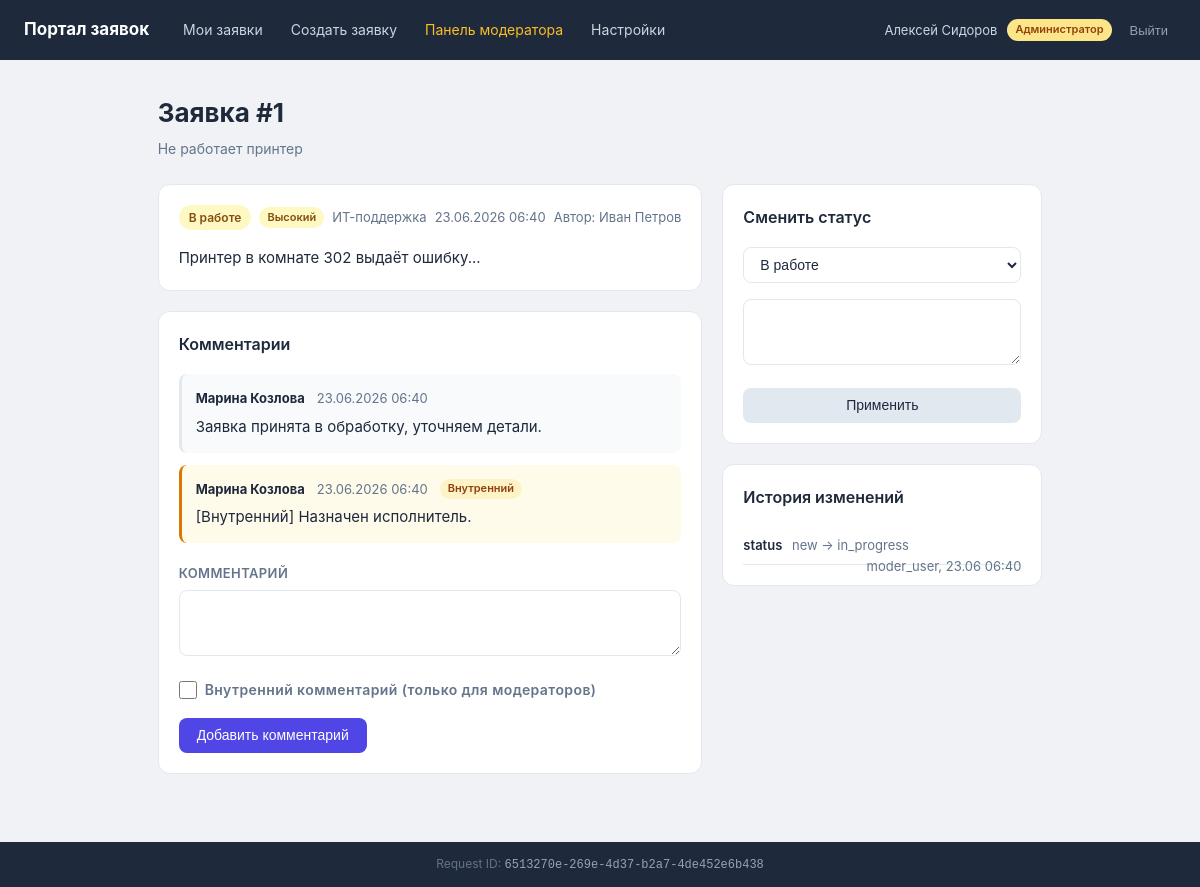
/tickets/1/ (signed in), run on the app's committed database.
### tickets/models.py (models this page shows, shortened)
class UserProfile(models.Model):
    class Role(models.TextChoices):
        USER = 'user', 'Пользователь'
        MODERATOR = 'moderator', 'Модератор'
        ADMIN = 'admin', 'Администратор'
    user = models.OneToOneField(User, on_delete=models.CASCADE, related_name='profile')
    role = models.CharField('Роль', max_length=20, choices=Role.choices, default=Role.USER)
    department = models.CharField('Отдел', max_length=100, blank=True)
    phone = models.CharField('Телефон', max_length=30, blank=True)
    api_token = models.CharField('API-токен', max_length=64, blank=True, unique=True, null=True)
    class Meta:
        verbose_name = 'Профиль'
        verbose_name_plural = 'Профили'
    def is_moderator_or_admin(self):
        return self.role in (self.Role.MODERATOR, self.Role.ADMIN)

class Ticket(models.Model):
    class Status(models.TextChoices):
        NEW = 'new', 'Новая'
        IN_PROGRESS = 'in_progress', 'В работе'
        PENDING = 'pending', 'Ожидает ответа'
        RESOLVED = 'resolved', 'Решена'
        REJECTED = 'rejected', 'Отклонена'
    class Priority(models.TextChoices):
        LOW = 'low', 'Низкий'
        MEDIUM = 'medium', 'Средний'
        HIGH = 'high', 'Высокий'
        CRITICAL = 'critical', 'Критический'
    class ServiceType(models.TextChoices):
        IT = 'it', 'ИТ-поддержка'
        HR = 'hr', 'Кадры'
        FINANCE = 'finance', 'Финансы'
        ADMIN = 'admin', 'Административный'
        OTHER = 'other', 'Прочее'
    author = models.ForeignKey(User, on_delete=models.CASCADE, related_name='tickets', verbose_name='Автор')
    assigned_to = models.ForeignKey(
        User, on_delete=models.SET_NULL, null=True, blank=True,
        related_name='assigned_tickets', verbose_name='Назначен'
    )
    title = models.CharField('Заголовок', max_length=200)
    description = models.TextField('Описание')
    service_type = models.CharField('Тип сервиса', max_length=20, choices=ServiceType.choices, default=ServiceType.IT)
    status = models.CharField('Статус', max_length=20, choices=Status.choices, default=Status.NEW)
    priority = models.CharField('Приоритет', max_length=20, choices=Priority.choices, default=Priority.MEDIUM)
    attachment = models.FileField('Прикреплённый файл', upload_to='tickets/', blank=True, null=True)
    created_at = models.DateTimeField('Создана', auto_now_add=True)
    updated_at = models.DateTimeField('Обновлена', auto_now=True)
    class Meta:
        verbose_name = 'Заявка'
        verbose_name_plural = 'Заявки'
        ordering = ['-created_at']
    USER_ALLOWED_STATUS_TRANSITIONS = {
        Status.NEW: [Status.REJECTED],
    }

class Comment(models.Model):
    ticket = models.ForeignKey(Ticket, on_delete=models.CASCADE, related_name='comments', verbose_name='Заявка')
    author = models.ForeignKey(User, on_delete=models.CASCADE, related_name='comments', verbose_name='Автор')
    text = models.TextField('Текст')
    is_internal = models.BooleanField('Внутренний (только для модераторов)', default=False)
    created_at = models.DateTimeField('Создан', auto_now_add=True)
    class Meta:
        verbose_name = 'Комментарий'
        verbose_name_plural = 'Комментарии'
        ordering = ['created_at']

class TicketHistory(models.Model):
    ticket = models.ForeignKey(Ticket, on_delete=models.CASCADE, related_name='history', verbose_name='Заявка')
    changed_by = models.ForeignKey(User, on_delete=models.SET_NULL, null=True, verbose_name='Кто изменил')
    field_name = models.CharField('Поле', max_length=50)
    old_value = models.TextField('Было', blank=True)
    new_value = models.TextField('Стало', blank=True)
    changed_at = models.DateTimeField('Время изменения', auto_now_add=True)
    class Meta:
        verbose_name = 'История изменения'
        verbose_name_plural = 'История изменений'
        ordering = ['-changed_at']

### tickets/views.py (the view, shortened to what this page needs)
# urls.py: path('tickets/<int:pk>/', views.ticket_detail, name='ticket_detail'),
@login_required_custom
def ticket_detail(request, pk):
    ticket = get_object_or_404(Ticket.objects.select_related('author', 'assigned_to'), pk=pk)
    profile = request.user.profile
    if not profile.is_moderator_or_admin() and ticket.author != request.user:
        from django.core.exceptions import PermissionDenied
        raise PermissionDenied
    comments = ticket.comments.select_related('author').all()
    if not profile.is_moderator_or_admin():
        comments = comments.filter(is_internal=False)
    comment_form = CommentForm()
    status_form = StatusChangeForm(initial={'status': ticket.status})
    history = ticket.history.select_related('changed_by').all()
    return render(request, 'tickets/detail.html', {
        'ticket': ticket,
        'comments': comments,
        'comment_form': comment_form,
        'status_form': status_form,
        'history': history,
        'profile': profile,
    })

### tickets/forms.py
class CommentForm(forms.ModelForm):
    class Meta:
        model = Comment
        fields = ('text', 'is_internal')
        widgets = {
            'text': forms.Textarea(attrs={'class': 'form-input', 'rows': 3}),
            'is_internal': forms.CheckboxInput(attrs={'class': 'form-checkbox'}),
        }
        labels = {
            'text': 'Комментарий',
            'is_internal': 'Внутренний комментарий (только для модераторов)',
        }

class StatusChangeForm(forms.Form):
    status = forms.ChoiceField(
        label='Новый статус',
        choices=Ticket.Status.choices,
        widget=forms.Select(attrs={'class': 'form-input'}),
    )
    comment = forms.CharField(
        label='Комментарий к смене статуса',
        required=False,
        widget=forms.Textarea(attrs={'class': 'form-input', 'rows': 3}),
    )

### tickets/templates/tickets/detail.html (shortened to what this page needs)
{% extends "tickets/base.html" %}
{% block content %}
<div class="page-header">
    <div>
        <h1>Заявка #{{ ticket.pk }}</h1>
        <p class="subtitle">{{ ticket.title }}</p>
    </div>
</div>
<div class="detail-grid">
    <div class="detail-main">
        <div class="card">
            <div class="card-meta">
                <span class="status-badge status-{{ ticket.status }}">{{ ticket.get_status_display }}</span>
                <span class="priority-badge priority-{{ ticket.priority }}">{{ ticket.get_priority_display }}</span>
                <span class="meta-item">{{ ticket.get_service_type_display }}</span>
                <span class="meta-item">{{ ticket.created_at|date:"d.m.Y H:i" }}</span>
                <span class="meta-item">Автор: {{ ticket.author.get_full_name|default:ticket.author.username }}</span>
            </div>
            <div class="card-body">
                <p>{{ ticket.description|linebreaks }}</p>
            </div>
        </div>
        <div class="card">
            <h3>Комментарии</h3>
            {% for comment in comments %}
            <div class="comment {% if comment.is_internal %}comment-internal{% endif %}">
                <div class="comment-header">
                    <strong>{{ comment.author.get_full_name|default:comment.author.username }}</strong>
                    <span class="comment-date">{{ comment.created_at|date:"d.m.Y H:i" }}</span>
                    {% if comment.is_internal %}<span class="badge-internal">Внутренний</span>{% endif %}
                </div>
                <p>{{ comment.text|linebreaks }}</p>
            </div>
            {% empty %}
                <p class="empty">Комментариев нет.</p>
            {% endfor %}
            <form method="post" class="mt-2">
                <div class="form-group">
                    <label>{{ comment_form.text.label }}</label>
                    {{ comment_form.text }}
                </div>
                {% if profile.is_moderator_or_admin %}
                <div class="form-group form-check">
                    {{ comment_form.is_internal }}
                    <label>{{ comment_form.is_internal.label }}</label>
                </div>
                {% endif %}
                <button type="submit" class="btn btn-primary">Добавить комментарий</button>
            </form>
        </div>
    </div>
    <div class="detail-sidebar">
        {% if profile.is_moderator_or_admin %}
        <div class="card">
            <h3>Сменить статус</h3>
            <form method="post">
                <div class="form-group">{{ status_form.status }}</div>
                <div class="form-group">{{ status_form.comment }}</div>
                <button type="submit" class="btn btn-secondary btn-full">Применить</button>
            </form>
        </div>
        {% endif %}
        <div class="card">
            <h3>История изменений</h3>
            {% for h in history %}
            <div class="history-item">
                <span class="history-field">{{ h.field_name }}</span>
                <span class="history-change">{{ h.old_value }} → {{ h.new_value }}</span>
                <span class="history-meta">{{ h.changed_by.username }}, {{ h.changed_at|date:"d.m H:i" }}</span>
            </div>
            {% empty %}
                <p class="empty">Изменений не было.</p>
            {% endfor %}
        </div>
    </div>
</div>
{% endblock %}

### tickets/templates/tickets/base.html (shortened to what this page needs)
<!DOCTYPE html>
<html lang="ru" data-theme="{{ request.user.settings.theme|default:'light' }}">
<head>
    {% load static %}
    <link rel="stylesheet" href="{% static 'tickets/css/portal.css' %}?v=1">
</head>
<body>
{% if request.user.is_authenticated %}
<header class="header">
    <div class="container header-inner">
        <a href="/tickets/" class="brand">Портал заявок</a>
        <nav class="nav">
            <a href="/tickets/">Мои заявки</a>
            <a href="/tickets/create/">Создать заявку</a>
            {% if profile.is_moderator_or_admin %}
                <a href="/moderator/" class="nav-mod">Панель модератора</a>
            {% endif %}
            <a href="/settings/">Настройки</a>
        </nav>
        <div class="user-info">
            <span>{{ request.user.get_full_name|default:request.user.username }}</span>
            <span class="role-badge role-{{ profile.role }}">{{ profile.get_role_display }}</span>
            <form method="post" action="/logout/" style="display:inline">
                <button type="submit" class="btn-link">Выйти</button>
            </form>
        </div>
    </div>
</header>
{% endif %}
<main class="main container">
    {% block content %}{% endblock %}
</main>
<footer class="footer">
    <div class="container">
        Request ID: <code>{{ request.request_id }}</code>
    </div>
</footer>
</body>
</html>

### tickets/static/tickets/css/portal.css (style rules this page uses)
:root { --bg: #f0f2f5; --surface: #ffffff; --border: #e2e8f0; --text: #1e293b; --muted: #64748b; --accent: #4f46e5; --accent-hover: #4338ca; --green: #16a34a; --yellow: #d97706; --red: #dc2626; --blue: #2563eb; --gray: #475569; --header-bg: #1e293b; }
* { box-sizing:border-box;margin:0;padding:0 }
html,body { height:100% }
body { background:var(--bg);color:var(--text);font-family:-apple-system,"Segoe UI",Roboto,sans-serif;font-size:15px;line-height:1.6;display:flex;flex-direction:column;min-height:100vh }
a { color:var(--accent);text-decoration:none }
.container { max-width:1200px;margin:0 auto;padding:0 24px }
.header { background:var(--header-bg);color:#fff;padding:0 }
.header-inner { display:flex;align-items:center;gap:24px;height:60px;flex-wrap:wrap }
.brand { color:#fff;font-weight:700;font-size:17px;white-space:nowrap }
.nav { display:flex;gap:8px;flex:1;flex-wrap:wrap }
.nav a { color:#cbd5e1;font-size:14px;padding:6px 10px;border-radius:6px;transition:background .15s }
.nav-mod { color:#fbbf24!important }
.user-info { display:flex;align-items:center;gap:10px;font-size:13px;color:#cbd5e1;white-space:nowrap }
.btn-link { background:none;border:none;color:#94a3b8;cursor:pointer;font-size:13px;padding:4px 8px }
.main { padding:32px 24px 48px }
.footer { background:var(--header-bg);color:#64748b;font-size:12px;padding:12px 0;text-align:center;margin-top:auto;width:100% }
.footer code { color:#94a3b8 }
.page-header { display:flex;justify-content:space-between;align-items:flex-start;margin-bottom:24px;gap:16px }
.page-header h1 { font-size:26px;font-weight:700 }
.subtitle { color:var(--muted);font-size:14px;margin-top:4px }
.btn { display:inline-block;padding:8px 18px;border-radius:8px;font-size:14px;font-weight:500;cursor:pointer;border:none;transition:background .15s;line-height:1.4;text-align:center }
.btn-primary { background:var(--accent);color:#fff }
.btn-secondary { background:#e2e8f0;color:var(--text) }
.btn-full { width:100% }
.card { background:var(--surface);border:1px solid var(--border);border-radius:12px;padding:20px;margin-bottom:20px }
.card h3 { font-size:16px;font-weight:600;margin-bottom:16px;color:var(--text) }
.card-meta { display:flex;flex-wrap:wrap;gap:8px;margin-bottom:16px;align-items:center }
.card-body { color:var(--text) }
.form-group { margin-bottom:16px }
.form-group label { display:block;font-size:13px;font-weight:600;color:var(--muted);margin-bottom:6px;text-transform:uppercase;letter-spacing:.03em }
.form-check { display:flex;align-items:center;gap:8px }
.form-check label { margin-bottom:0;text-transform:none;font-size:14px }
.form-input { width:100%;padding:8px 12px;border:1px solid var(--border);border-radius:8px;font-size:14px;background:var(--surface);color:var(--text);outline:none }
.form-checkbox { width:18px;height:18px;accent-color:var(--accent) }
.status-badge { display:inline-block;padding:3px 10px;border-radius:99px;font-size:12px;font-weight:600 }
.status-in_progress { background:#fef9c3;color:#854d0e }
.priority-badge { display:inline-block;padding:2px 8px;border-radius:99px;font-size:11px;font-weight:600 }
.priority-high { background:#fef9c3;color:#854d0e }
.role-badge { display:inline-block;padding:2px 8px;border-radius:99px;font-size:11px;font-weight:600 }
.role-admin { background:#fde68a;color:#92400e }
.detail-grid { display:grid;grid-template-columns:1fr 320px;gap:20px }
.comment { padding:14px;background:#f8fafc;border-radius:8px;margin-bottom:12px;border-left:3px solid var(--border) }
.comment-internal { background:#fffbeb;border-left-color:var(--yellow) }
.comment-header { display:flex;gap:12px;align-items:center;margin-bottom:6px;font-size:13px }
.comment-date { color:var(--muted) }
.badge-internal { background:#fef3c7;color:#92400e;padding:1px 8px;border-radius:99px;font-size:11px;font-weight:600 }
.history-item { padding:8px 0;border-bottom:1px solid var(--border);font-size:13px }
.history-field { font-weight:600;color:var(--text) }
.history-change { color:var(--muted);margin:0 6px }
.history-meta { color:var(--muted);float:right }
.meta-item { font-size:13px;color:var(--muted) }
.mt-2 { margin-top:20px }

### data on the page
UserProfile: role "Администратор"
Ticket: pk "1", title "Не работает принтер", status "В работе", priority "Высокий", service_type "ИТ-поддержка", created_at "23.06.2026 06:40", author.get_full_name "Иван Петров", description "Принтер в комнате 302 выдаёт ошибку..."
Comment: author.get_full_name "Марина Козлова", created_at "23.06.2026 06:40", text "Заявка принята в обработку, уточняем детали."
Comment: author.get_full_name "Марина Козлова", created_at "23.06.2026 06:40", is_internal "Внутренний", text "[Внутренний] Назначен исполнитель."
TicketHistory: field_name "status", old_value "new", new_value "in_progress", changed_by.username "moder_user", changed_at "23.06 06:40"

### other printed values
{{ request.user.get_full_name|default:request.user.username }} "Алексей Сидоров"
{{ comment_form.text.label }} "КОММЕНТАРИЙ"
{{ comment_form.is_internal.label }} "Внутренний комментарий (только для модераторов)"
{{ request.request_id }} "6513270e-269e-4d37-b2a7-4de452e6b438"
